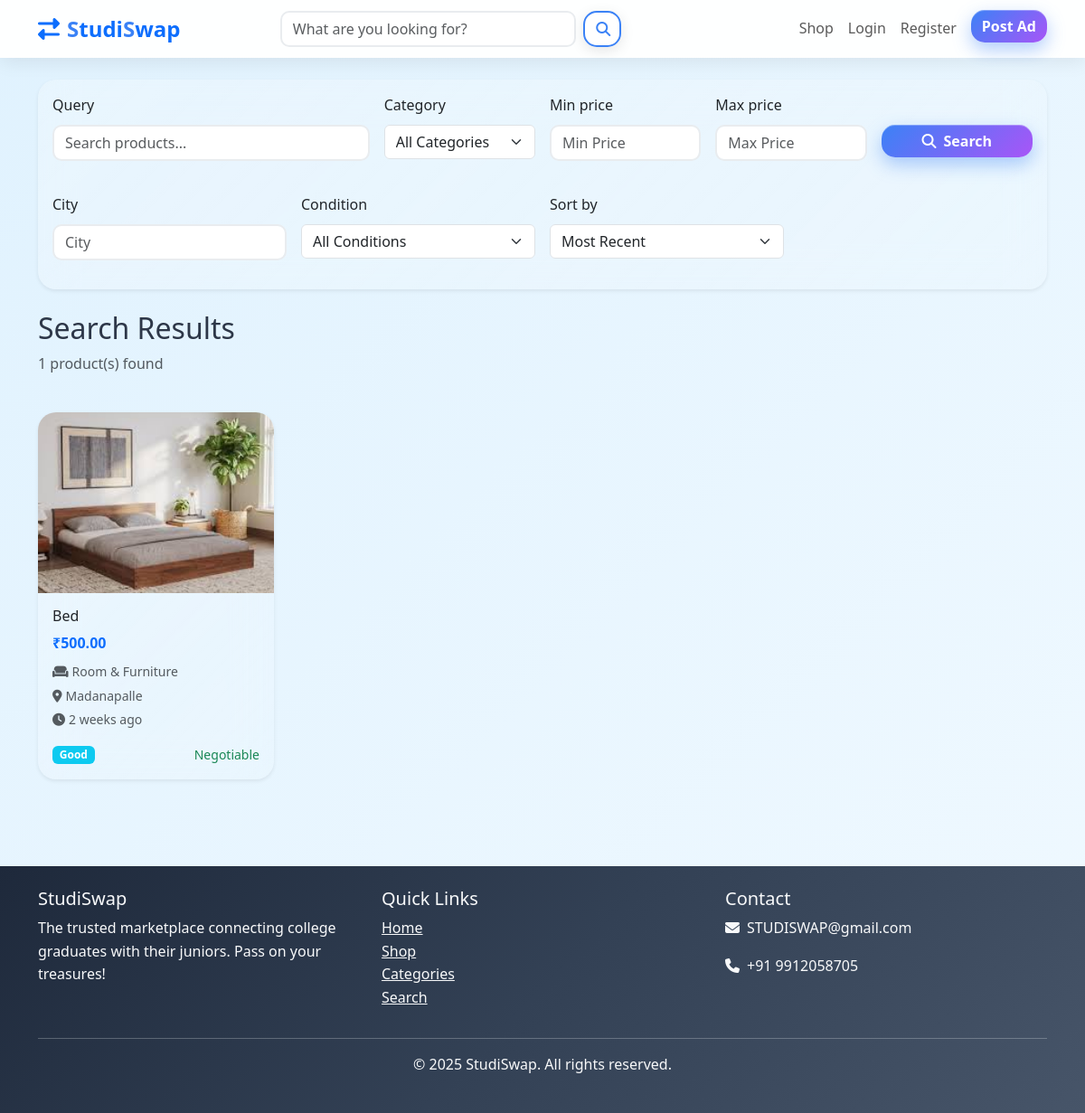
The app's page /search/ with its own data.
### products/models.py (models this page shows, shortened)
class Product(models.Model):
    CONDITION_CHOICES = [
        ('new', 'New'),
        ('like_new', 'Like New'),
        ('good', 'Good'),
        ('fair', 'Fair'),
        ('poor', 'Poor'),
    ]
    STATUS_CHOICES = [
        ('active', 'Active'),
        ('sold', 'Sold'),
        ('inactive', 'Inactive'),
    ]
    title = models.CharField(max_length=200)
    slug = models.SlugField(max_length=200, unique=True, blank=True)
    description = models.TextField()
    price = models.DecimalField(max_digits=10, decimal_places=2)
    category = models.ForeignKey(Category, on_delete=models.CASCADE, related_name='products')
    condition = models.CharField(max_length=20, choices=CONDITION_CHOICES, default='good')
    seller = models.ForeignKey(User, on_delete=models.CASCADE, related_name='products')
    status = models.CharField(max_length=20, choices=STATUS_CHOICES, default='active')
    city = models.CharField(max_length=100)
    state = models.CharField(max_length=100, blank=True)
    country = models.CharField(max_length=100, default='India')
    brand = models.CharField(max_length=100, blank=True)
    model = models.CharField(max_length=100, blank=True)
    is_negotiable = models.BooleanField(default=True)
    is_featured = models.BooleanField(default=False)
    created_at = models.DateTimeField(auto_now_add=True)
    updated_at = models.DateTimeField(auto_now=True)
    views_count = models.PositiveIntegerField(default=0)
    class Meta:
        ordering = ['-created_at']
        indexes = [
            models.Index(fields=['-created_at']),
            models.Index(fields=['status']),
            models.Index(fields=['category']),
            models.Index(fields=['city']),
        ]
    def get_absolute_url(self):
        return reverse('products:product_detail', kwargs={'slug': self.slug})
    @property
    def main_image(self):
        image = self.images.first()
        return image.image.url if image else None

class ProductImage(models.Model):
    product = models.ForeignKey(Product, on_delete=models.CASCADE, related_name='images')
    image = models.ImageField(upload_to='products/')
    alt_text = models.CharField(max_length=200, blank=True)
    is_primary = models.BooleanField(default=False)
    created_at = models.DateTimeField(auto_now_add=True)
    class Meta:
        ordering = ['-is_primary', 'created_at']

### categories/models.py (models this page shows, shortened)
class Category(models.Model):
    name = models.CharField(max_length=100, unique=True)
    slug = models.SlugField(max_length=100, unique=True)
    description = models.TextField(blank=True)
    icon = models.CharField(max_length=50, default='fas fa-tag', help_text='Font Awesome icon class (e.g., fas fa-book)')
    image = models.ImageField(upload_to='categories/', blank=True, null=True)
    parent = models.ForeignKey('self', on_delete=models.CASCADE, blank=True, null=True, related_name='subcategories')
    is_active = models.BooleanField(default=True)
    created_at = models.DateTimeField(auto_now_add=True)
    updated_at = models.DateTimeField(auto_now=True)
    class Meta:
        verbose_name_plural = "Categories"
        ordering = ['name']
    def __str__(self):
        return self.name

### products/views.py (the view, shortened to what this page needs)
# urls.py: path('search/', views.ProductSearchView.as_view(), name='search'),
class ProductSearchView(ListView):
    model = Product
    template_name = 'products/search_results.html'
    context_object_name = 'products'
    paginate_by = 12
    def get_queryset(self):
        form = ProductSearchForm(self.request.GET)
        queryset = Product.objects.filter(status='active')
        if form.is_valid():
            query = form.cleaned_data.get('query')
            category = form.cleaned_data.get('category')
            min_price = form.cleaned_data.get('min_price')
            max_price = form.cleaned_data.get('max_price')
            city = form.cleaned_data.get('city')
            condition = form.cleaned_data.get('condition')
            if category:
                queryset = queryset.filter(category=category)
            if min_price:
                queryset = queryset.filter(price__gte=min_price)
            if max_price:
                queryset = queryset.filter(price__lte=max_price)
            if city:
                queryset = queryset.filter(city__icontains=city)
            if condition:
                queryset = queryset.filter(condition=condition)
        sort_by = self.request.GET.get('sort_by', '')
        if sort_by == 'price_low':
            queryset = queryset.order_by('price')
        elif sort_by == 'price_high':
            queryset = queryset.order_by('-price')
        elif sort_by == 'title_asc':
            queryset = queryset.order_by('title')
        elif sort_by == 'title_desc':
            queryset = queryset.order_by('-title')
        else:
            queryset = queryset.order_by('-created_at')
        return queryset
    def get_context_data(self, **kwargs):
        context = super().get_context_data(**kwargs)
        context['search_form'] = ProductSearchForm(self.request.GET)
        context['query'] = self.request.GET.get('query', '')
        context['sort_by'] = self.request.GET.get('sort_by', '')
        return context

### templates/products/search_results.html (shortened to what this page needs)
{% extends 'base.html' %}
{% load crispy_forms_tags %}
{% block content %}
<div class="container py-4">
    <div class="row mb-4">
        <div class="col-12">
            <div class="card border-0 shadow-sm">
                <div class="card-body">
                    <form method="GET" action="{% url 'products:search' %}">
                        <div class="row g-3">
                            <div class="col-md-4">
                                {{ search_form.query|as_crispy_field }}
                            </div>
                            <div class="col-md-2">
                                {{ search_form.category|as_crispy_field }}
                            </div>
                            <div class="col-md-2">
                                {{ search_form.min_price|as_crispy_field }}
                            </div>
                            <div class="col-md-2">
                                {{ search_form.max_price|as_crispy_field }}
                            </div>
                            <div class="col-md-2">
                                <label class="form-label">&nbsp;</label>
                                <button type="submit" class="btn btn-primary w-100">
                                    <i class="fas fa-search me-2"></i>Search
                                </button>
                            </div>
                        </div>
                        <div class="row g-3 mt-1">
                            <div class="col-md-3">
                                {{ search_form.city|as_crispy_field }}
                            </div>
                            <div class="col-md-3">
                                {{ search_form.condition|as_crispy_field }}
                            </div>
                            <div class="col-md-3">
                                {{ search_form.sort_by|as_crispy_field }}
                            </div>
                        </div>
                    </form>
                </div>
            </div>
        </div>
    </div>
    <div class="row mb-4">
        <div class="col-12">
            <div class="d-flex justify-content-between align-items-center">
                <div>
                    <h2>Search Results</h2>
                    <p class="text-muted">{{ products|length }} product(s) found</p>
                </div>
            </div>
        </div>
    </div>
    <div class="row">
        {% for product in products %}
            <div class="col-lg-3 col-md-4 col-sm-6 mb-4">
                <div class="card border-0 shadow-sm h-100">
                    <a href="{{ product.get_absolute_url }}" class="text-decoration-none">
                        {% if product.main_image %}
                            <img src="{{ product.main_image }}" alt="{{ product.title }}"
                                 class="card-img-top" style="height: 200px; object-fit: cover;">
                        {% else %}
                            <div class="card-img-top bg-light d-flex align-items-center justify-content-center"
                                 style="height: 200px;">
                                <i class="fas fa-image text-muted" style="font-size: 3rem;"></i>
                            </div>
                        {% endif %}
                        <div class="card-body">
                            <h6 class="card-title text-dark">{{ product.title|truncatechars:50 }}</h6>
                            <p class="text-primary fw-bold mb-2">₹{{ product.price }}</p>
                            <p class="text-muted small mb-1">
                                <i class="{{ product.category.icon }} me-1"></i>{{ product.category.name }}
                            </p>
                            <p class="text-muted small mb-1">
                                <i class="fas fa-map-marker-alt me-1"></i>{{ product.city }}
                            </p>
                            <p class="text-muted small">
                                <i class="fas fa-clock me-1"></i>{{ product.created_at|timesince }} ago
                            </p>
                            <div class="d-flex justify-content-between align-items-center">
                                <span class="badge bg-info">{{ product.get_condition_display }}</span>
                                {% if product.is_negotiable %}
                                    <small class="text-success">Negotiable</small>
                                {% endif %}
                            </div>
                        </div>
                    </a>
                </div>
            </div>
        {% endfor %}
    </div>
</div>
{% endblock %}

### static/css/style.css (style rules this page uses)
body { font-family: "Segoe UI", Tahoma, Geneva, Verdana, sans-serif; line-height: 1.6; color: #2d3748; overflow-x: hidden; background: linear-gradient(135deg, #e0f2fe 0%, #f0f9ff 25%, #fef3c7 50%, #fed7aa 75%, #fce7f3 100%); background-size: 400% 400%; background-attachment: fixed; animation: gradientFlow 20s ease infinite; min-height: 100vh; }
* { transition: all 0.3s ease; }
.card { transition: all 0.4s cubic-bezier(0.175, 0.885, 0.32, 1.275); border-radius: 20px; animation: fadeInUp 0.6s ease-out; background: linear-gradient(135deg, rgba(255, 255, 255, 0.25) 0%, rgba(255, 255, 255, 0.1) 100%); backdrop-filter: blur(20px); border: 2px solid rgba(255, 255, 255, 0.4); box-shadow: 0 8px 32px rgba(0, 0, 0, 0.1), inset 0 1px 0 rgba(255, 255, 255, 0.6); position: relative; overflow: hidden; }
.card::before { content: ''; position: absolute; top: 0; left: -100%; width: 100%; height: 100%; background: linear-gradient(90deg, transparent, rgba(255, 255, 255, 0.3), transparent); transition: left 0.6s ease; }
.btn { border-radius: 15px; font-weight: 600; transition: all 0.3s cubic-bezier(0.175, 0.885, 0.32, 1.275); position: relative; overflow: hidden; z-index: 1; }
.btn::before { content: ''; position: absolute; top: 50%; left: 50%; width: 0; height: 0; border-radius: 50%; background: rgba(255, 255, 255, 0.3); transform: translate(-50%, -50%); transition: width 0.6s, height 0.6s; z-index: -1; }
.btn-primary { background: linear-gradient(135deg, #3b82f6 0%, #a855f7 100%); border: none; box-shadow: 0 8px 20px rgba(59, 130, 246, 0.4), inset 0 1px 0 rgba(255, 255, 255, 0.3); }
.form-control { border-radius: 10px; border: 2px solid #e9ecef; transition: all 0.3s ease; }
i { transition: all 0.3s ease; }
.card:nth-child(1) { animation-delay: 0.1s; }
html { scroll-behavior: smooth; }

### templates/base.html (style rules this page uses)
body { animation: fadeIn 0.5s ease-in; }

### records on screen
Product: main_image (picture), title "Bed", price "500.00", category.name "Room & Furniture", city "Madanapalle", created_at "2 weeks", condition "Good", is_negotiable "Negotiable"

### other values on screen
{{ products|length }} "1"
